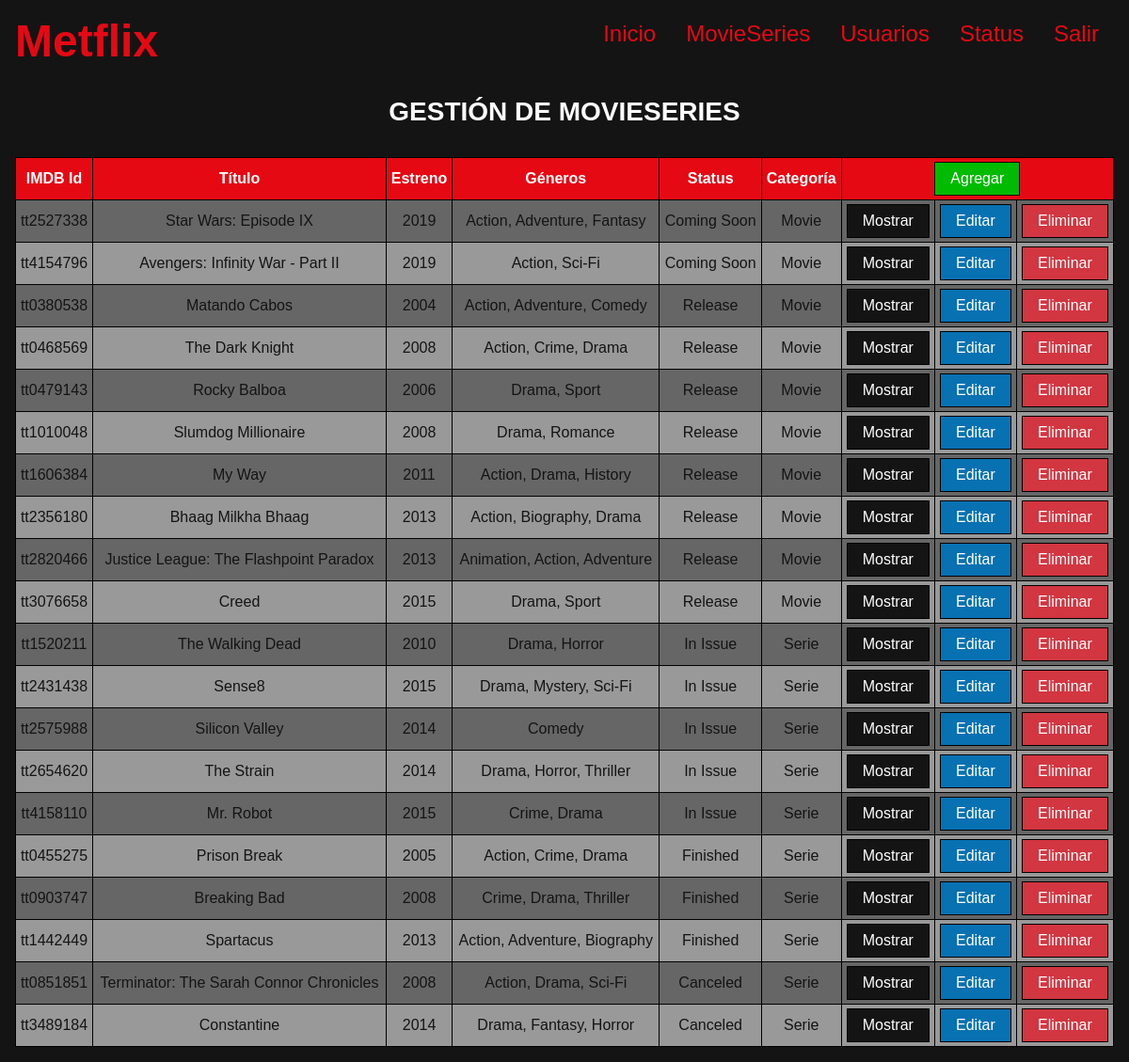
Screenshot of /Metflix/movieseries (signed in) with the database file from the repository.
### tables this page shows
CREATE TABLE movieseries(
    id_imdb CHAR(9) PRIMARY KEY,
    title VARCHAR(80) NOT NULL,
    plot TEXT,
    author VARCHAR(100) DEFAULT 'Pending',
    actors VARCHAR(30) DEFAULT 'Unknown',
    country VARCHAR(30) DEFAULT 'Unknown',
    premiere YEAR(4) NOT NULL,
    poster VARCHAR(150) DEFAULT 'no-poster.jpg',
    trailer VARCHAR(150) DEFAULT 'no-trailer.jpg',
    rating DECIMAL(2,1),
    genres VARCHAR(50) NOT NULL,
    status INTEGER UNSIGNED NOT NULL,
    category ENUM('Movie','Serie') NOT NULL,
    FULLTEXT KEY search(title, author, actors, genres),
    FOREIGN KEY(status) REFERENCES status(id_status)
        ON DELETE RESTRICT ON UPDATE CASCADE
);

CREATE TABLE status(
    id_status INTEGER UNSIGNED PRIMARY KEY AUTO_INCREMENT,
    status VARCHAR(20) NOT NULL
);

### Metflix/controllers/ViewController.php (called while the page is built, shortened)
<?php
class ViewController {
    private static $view_path = './views/';
    public function load_view($view){
        require_once(self::$view_path .'header.php');
        require_once(self::$view_path .$view. '.php');
        require_once(self::$view_path .'footer.php');
    }
}

### Metflix/index.php (called while the page is built, shortened)
<?php
require_once('./controllers/Autoload.php');
$route = (isset($_GET['r'])) ? $_GET['r'] : 'home';
$metflix = new Router($route);

### Metflix/controllers/Autoload.php (called while the page is built, shortened)
<?php
class Autoload {
    public function __construct(){
        spl_autoload_register(function ($class_name) {
            $models_path = './models/' .$class_name. '.php';
            $controllers_path = './controllers/' .$class_name. '.php';
        });
    }
}

### Metflix/controllers/MovieSeriesController.php (called while the page is built, shortened)
<?php
class MovieSeriesController {
    private $model;
    public function __construct() {
        $this->model = new MovieSeriesModel();
    }
    public function get($id_imdb = ''){
        return $this->model->get($id_imdb);
    }
}

### Metflix/models/Model.php (called while the page is built, shortened)
<?php
abstract class Model {
    private static $db_host = 'localhost';
    private static $db_user = 'root';
    private static $db_pass = '';
    private static $db_name = 'metflix';
    private static $db_charset =  'utf8';
    private $conn;
    protected $query;
    protected $rows = array ();
    private function db_open(){
        $this->conn = new mysqli(self::$db_host, self::$db_user, self::$db_pass, self::$db_name);
        $this->conn->set_charset(self::$db_charset);
    }
    protected function get_query(){
        $result = $this->conn->query($this->query);
        while( $this->rows[] = $result->fetch_assoc() );
        return array_pop($this->rows);
    }
}

### Metflix/models/MovieSeriesModel.php (called while the page is built, shortened)
<?php
class MovieSeriesModel extends Model {
    public function get($id_imdb = ''){
        $this->query = ($id_imdb != '')
            ? "SELECT ms.id_imdb, ms.title, ms.plot, ms.author, ms.actors, ms.country, ms.premiere,
                ms.poster, ms.trailer, ms.rating, ms.genres, ms.category, s.status
                    FROM movieseries as ms INNER JOIN status as s
                        ON ms.status = s.id_status
                            WHERE ms.id_imdb = '$id_imdb'"
            : 'SELECT ms.id_imdb, ms.title, ms.plot, ms.author, ms.actors, ms.country, ms.premiere,
                ms.poster, ms.trailer, ms.rating, ms.genres, s.status, ms.category
                    FROM movieseries as ms INNER JOIN status as s
                        ON ms.status = s.id_status';
        $this->get_query();
        $data = array();
        foreach ($this->rows as $key=>$value){
            array_push($data, $value);
        }
        return $data;
    }
}

### Metflix/views/movieseries.php (the view)
<?php
print('<h2 class="p1">GESTIÓN DE MOVIESERIES</h2>');
$ms_controller = new MovieSeriesController();
$ms = $ms_controller->get();
if( empty($ms) ){
    print('
        <div>
            <p class="item error">No hay movieseries</p>
        </div>
    ');
} else {
    $template_ms = '
        <div class="item">
            <table>
                <tr>
                    <th>IMDB Id</th>
                    <th>Título</th>
                    <th>Estreno</th>
                    <th>Géneros</th>
                    <th>Status</th>
                    <th>Categoría</th>
                    <th colspan="3">
                        <form method="POST">
                            <input type="hidden" name="r" value="ms-add">
                            <input class="button  add" type="submit" value="Agregar">
                        </form>
                    </th>
                </tr>';
    for($n=0; $n < count($ms); $n++){
        $template_ms .= '
            <tr>
                <td>' .$ms[$n]['id_imdb']. '</td>
                <td>' .$ms[$n]['title']. '</td>
                <td>' .$ms[$n]['premiere']. '</td>
                <td>' .$ms[$n]['genres']. '</td>
                <td>' .$ms[$n]['status']. '</td>
                <td>' .$ms[$n]['category']. '</td>
                <td>
                    <form method="POST">
                        <input type="hidden" name="r" value="ms-show">
                        <input type="hidden" name="id_imdb" value="' .$ms[$n]['id_imdb']. '">
                        <input class="button show" type="submit" value="Mostrar">
                    </form>
                </td>
                <td>
                    <form method="POST">
                        <input type="hidden" name="r" value="ms-edit">
                        <input type="hidden" name="id_imdb" value="' .$ms[$n]['id_imdb']. '">
                        <input class="button edit" type="submit" value="Editar">
                    </form>
                </td>
                <td>
                    <form method="POST">
                        <input type="hidden" name="r" value="ms-delete">
                        <input type="hidden" name="id_imdb" value="' .$ms[$n]['id_imdb']. '">
                        <input class="button delete" type="submit" value="Eliminar">
                    </form>
                </td>
            </tr>
        ';
    }
    $template_ms .= '</table>
        </div>
    ';
    print($template_ms);
}

### Metflix/controllers/Router.php (shortened to what this page needs)
<?php
class Router {
    public function __construct($route){
        if($_SESSION['ok']) {
            $this->route = isset($_GET['r']) ? $_GET['r'] : 'home';
            $controller = new ViewController();
            switch ($this->route){
                case 'movieseries':
                    if ( !isset($_POST['r']) ) $controller->load_view('movieseries');
                    break;
            }
        }
    }
}

### Metflix/views/header.php (shortened to what this page needs)
<?php
    print('
        <!DOCTYPE html>
        <html lang="es">
        <head>
            <meta charset="UTF-8">
            <meta name="viewport" content="width=device-width, initial-scale=1.0">
            <title>Metflix</title>
            <meta name="description" content="Bienvenidos a Metflix tus pelis y series favoritas">
            <link rel="shortcut icon" type="image/png" href="./public/img/favicon.png">
            <!-- Trabajo con el framewokr de MirCha por eso uso cosas raras en los nombres de clase porque el en el css
            ya los definio -->
            <link rel="stylesheet" href="./public/css/responsimple.min.css">
            <link rel="stylesheet" href="./public/css/metflix.css">
        </head>
        <body>
            <header class="container center header">
                <div class="item i-b v-middle ph12 lg2 lg-left">
                    <h1 class="logo">Metflix</h1>
                </div>
    ');
    if($_SESSION['ok']){
        print('
            <nav class="item i-b middle ph12 lg10 lg-right menu">
                <ul class="container">
                    <li class="nobullet item inline"><a href="./">Inicio</a></li>
                    <li class="nobullet item inline"><a href="movieseries">MovieSeries</a></li>
                    <li class="nobullet item inline"><a href="usuarios">Usuarios</a></li>
                    <li class="nobullet item inline"><a href="status">Status</a></li>
                    <li class="nobullet item inline"><a href="salir">Salir</a></li>
                </ul>
            </nav>
        ');
    }
    print('
        </header>
        <main class="container center main">'
    );

### Metflix/views/footer.php
<?php
    print('
    </main>
    <script src="./public/js/metflix.js"></script>
</body>
</html>
    ');

### Metflix/public/css/metflix.css (style rules this page uses)
html { background-color: #141414; color: #FFF; }
input, textarea, select { color: #141414; }
table { width: 100%; color: #141414; }
table td, table th { padding: .25rem; }
table tr:first-child { background-color: #E50914; color: #FFF; }
table tr:nth-child(even) { background-color: #666; }
table tr:nth-child(odd):not(:first-child) { background-color: #999; }
.logo { font-size: 3rem; color: #E50914; }
.menu a { font-size: 1.5rem; text-decoration: none; color: #E50914; }
.button { padding: .5rem 1rem; background-color: #E50914; color: #FFF; cursor: pointer; }
.add { background-color: #0B0; }
.edit { background-color: #0871B2; }
.delete { background-color: #D23641; }
.show { background-color: #141414; }

### rows the page displays
movieseries: id_imdb "tt2527338", title "Star Wars: Episode IX", premiere "2019", genres "Action, Adventure, Fantasy", status.status "Coming Soon", category "Movie"
movieseries: id_imdb "tt4154796", title "Avengers: Infinity War - Part II", premiere "2019", genres "Action, Sci-Fi", status.status "Coming Soon", category "Movie"
movieseries: id_imdb "tt0380538", title "Matando Cabos", premiere "2004", genres "Action, Adventure, Comedy", status.status "Release", category "Movie"
movieseries: id_imdb "tt0468569", title "The Dark Knight", premiere "2008", genres "Action, Crime, Drama", status.status "Release", category "Movie"
movieseries: id_imdb "tt0479143", title "Rocky Balboa", premiere "2006", genres "Drama, Sport", status.status "Release", category "Movie"
movieseries: id_imdb "tt1010048", title "Slumdog Millionaire", premiere "2008", genres "Drama, Romance", status.status "Release", category "Movie"
movieseries: id_imdb "tt1606384", title "My Way", premiere "2011", genres "Action, Drama, History", status.status "Release", category "Movie"
movieseries: id_imdb "tt2356180", title "Bhaag Milkha Bhaag", premiere "2013", genres "Action, Biography, Drama", status.status "Release", category "Movie"
movieseries: id_imdb "tt2820466", title "Justice League: The Flashpoint Paradox", premiere "2013", genres "Animation, Action, Adventure", status.status "Release", category "Movie"
movieseries: id_imdb "tt3076658", title "Creed", premiere "2015", genres "Drama, Sport", status.status "Release", category "Movie"
movieseries: id_imdb "tt1520211", title "The Walking Dead", premiere "2010", genres "Drama, Horror", status.status "In Issue", category "Serie"
movieseries: id_imdb "tt2431438", title "Sense8", premiere "2015", genres "Drama, Mystery, Sci-Fi", status.status "In Issue", category "Serie"
movieseries: id_imdb "tt2575988", title "Silicon Valley", premiere "2014", genres "Comedy", status.status "In Issue", category "Serie"
movieseries: id_imdb "tt2654620", title "The Strain", premiere "2014", genres "Drama, Horror, Thriller", status.status "In Issue", category "Serie"
movieseries: id_imdb "tt4158110", title "Mr. Robot", premiere "2015", genres "Crime, Drama", status.status "In Issue", category "Serie"
movieseries: id_imdb "tt0455275", title "Prison Break", premiere "2005", genres "Action, Crime, Drama", status.status "Finished", category "Serie"
movieseries: id_imdb "tt0903747", title "Breaking Bad", premiere "2008", genres "Crime, Drama, Thriller", status.status "Finished", category "Serie"
movieseries: id_imdb "tt1442449", title "Spartacus", premiere "2013", genres "Action, Adventure, Biography", status.status "Finished", category "Serie"
movieseries: id_imdb "tt0851851", title "Terminator: The Sarah Connor Chronicles", premiere "2008", genres "Action, Drama, Sci-Fi", status.status "Canceled", category "Serie"
movieseries: id_imdb "tt3489184", title "Constantine", premiere "2014", genres "Drama, Fantasy, Horror", status.status "Canceled", category "Serie"
